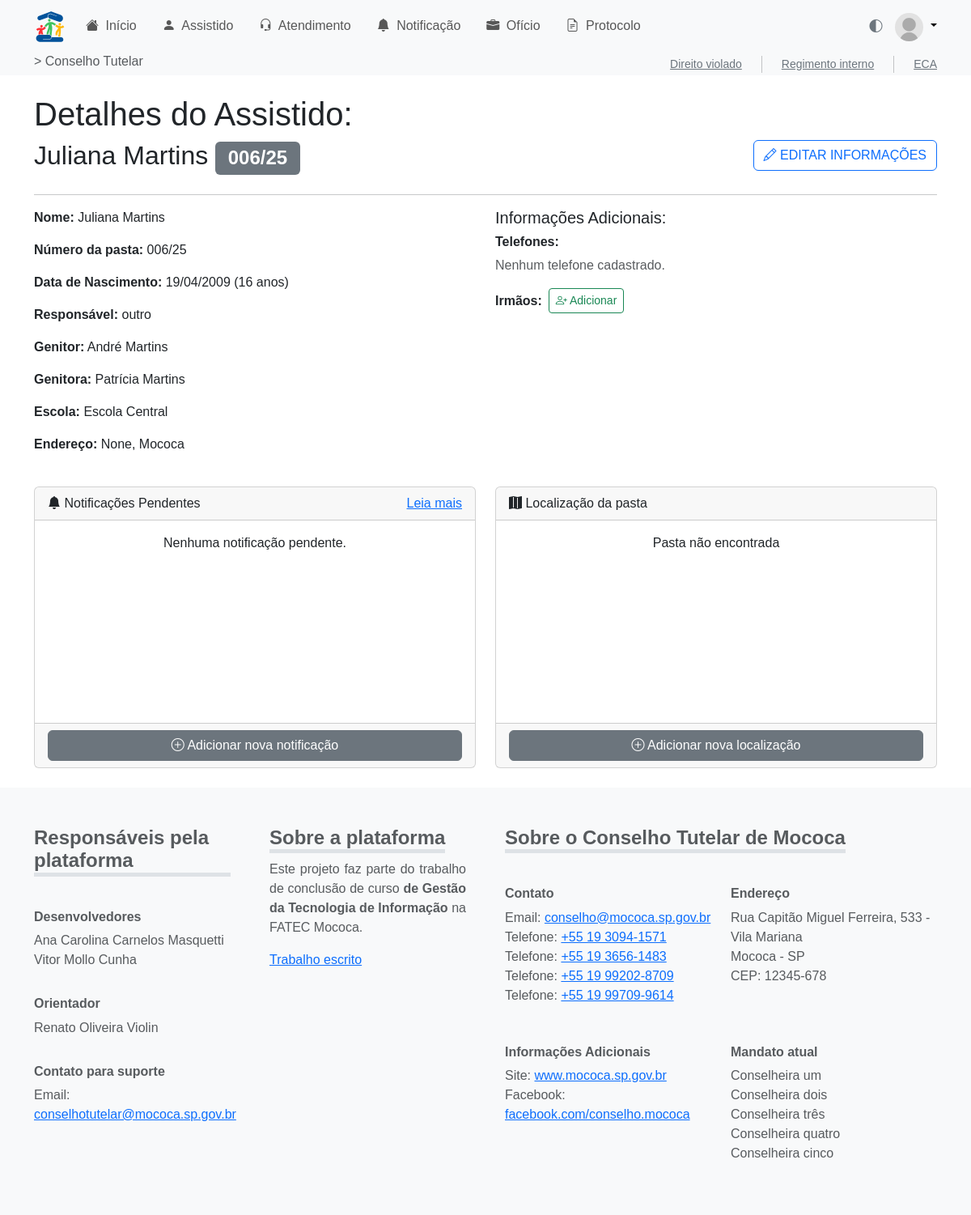
The page /assistido/detalhe/6/ on the database as committed earlier.
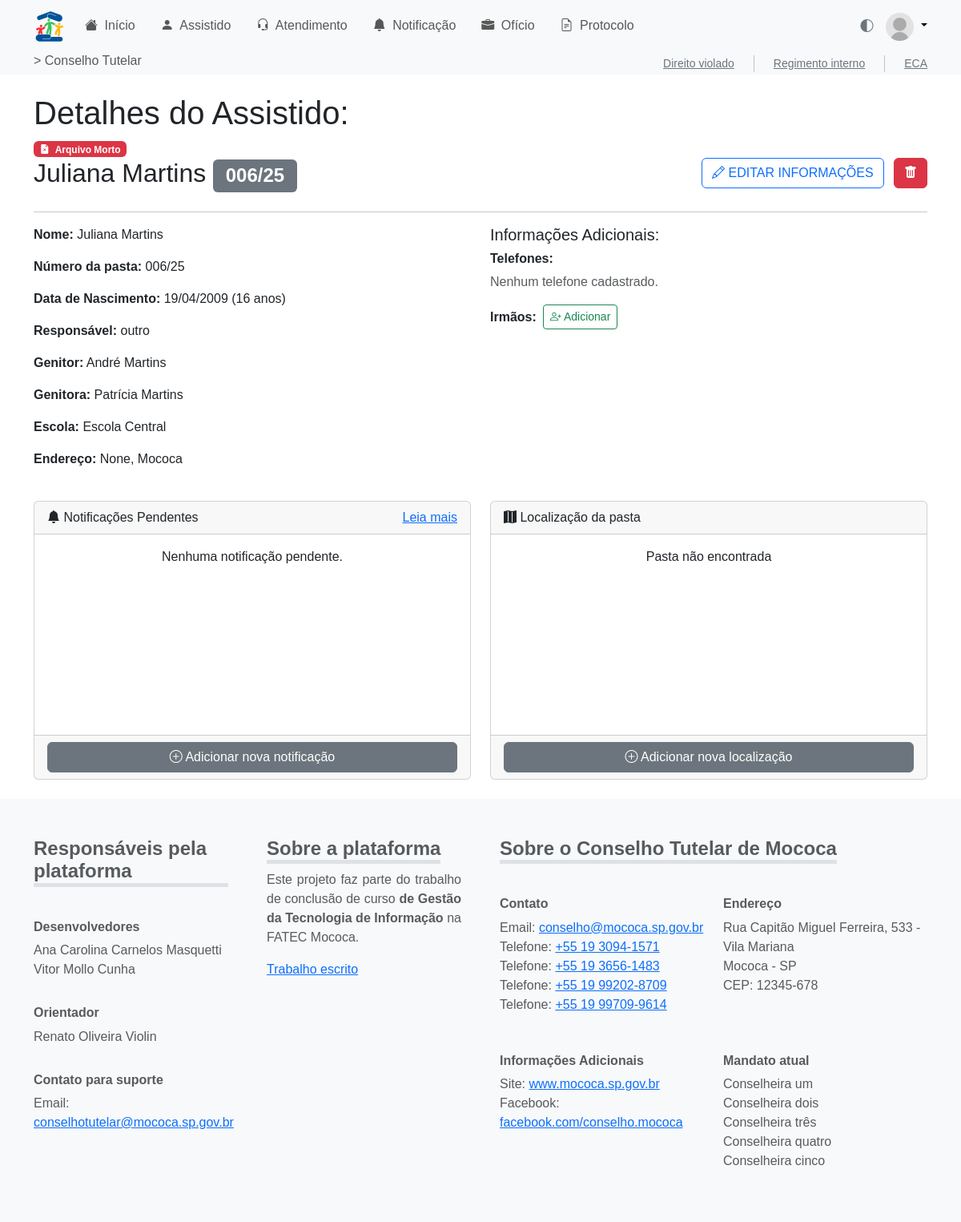
The same page on the database as committed later.
### assistido/views.py (the view)
# urls.py: path('detalhe/<int:id_assist>/', views.detalhe_assistido, name='detalhe'),
def detalhe_assistido(request, id_assist):
    import json
    assistido = get_object_or_404(Assistido, id_assist=id_assist)
    form = AddIrmaoForm(id_assist)
    assistidos_list = [
        {'id': a.id_assist, 'nome': a.nmcompleto_assist}
        for a in form.fields['irmao'].queryset
    ]
    assistidos_json = json.dumps(assistidos_list)
    from assistido.models import Irmaos
    irmaos_1 = Irmaos.objects.filter(id_assist_1=assistido).values_list('id_assist_2', flat=True)
    irmaos_2 = Irmaos.objects.filter(id_assist_2=assistido).values_list('id_assist_1', flat=True)
    irmaos_ids = set(irmaos_1).union(set(irmaos_2))
    irmaos_ids.discard(assistido.id_assist)
    irmaos = Assistido.objects.filter(id_assist__in=irmaos_ids)
    localizadores = assistido.localizadores.all().order_by('-dt_local')
    return render(request, 'assistido/detalhe.html', {
        'assistido': assistido,
        'form': form,
        'assistidos_json': assistidos_json,
        'assistidos_list': assistidos_list,
        'irmaos': irmaos,
        'localizadores': localizadores
    })

### assistido/templatetags/assistido_extras.py (called while the page is built)
@register.filter
def age(value):
    if not value:
        return ''
    today = date.today()
    try:
        return today.year - value.year - ((today.month, today.day) < (value.month, value.day))
    except Exception:
        return ''

### assistido/templates/assistido/detalhe.html (shortened to what the changed rows need)
{% extends 'base.html' %}
{% load assistido_extras %}
{% block content %}
<main class="container my-4">
    <h1>Detalhes do Assistido: </h1>
        <div>
            {% if assistido.arquivomorto_assist %}
                <span class="badge text-bg-danger me-2">
                    <i class="bi bi-file-earmark-x-fill me-1"></i> Arquivo Morto
                </span>
            {% endif %}
        </div>
    <div class="d-flex w-100 justify-content-between align-content-center">
                                <h2>{{ assistido.nmcompleto_assist }} <span class="badge text-bg-secondary">{{ assistido.numero_assist }}/{{ assistido.DTCADASTRO|date:'y' }}</span></h2>
                                <div>
                                    {% if assistido.arquivomorto_assist %}
                                        <button type="button" class="btn btn-danger ms-2" data-bs-toggle="modal" data-bs-target="#modalDelete{{ assistido.id_assist }}">
                                            <i class="bi bi-trash-fill"></i>
                                        </button>
                                    {% endif %}
                                </div>
    </div>
</main>
{% endblock %}

Rows that differ between the two databases and show on the page:
changed Assistido "Juliana Martins": arquivomorto_assist False → True (drawn)
Other text that changed with them:
text now shown: "Arquivo Morto"
